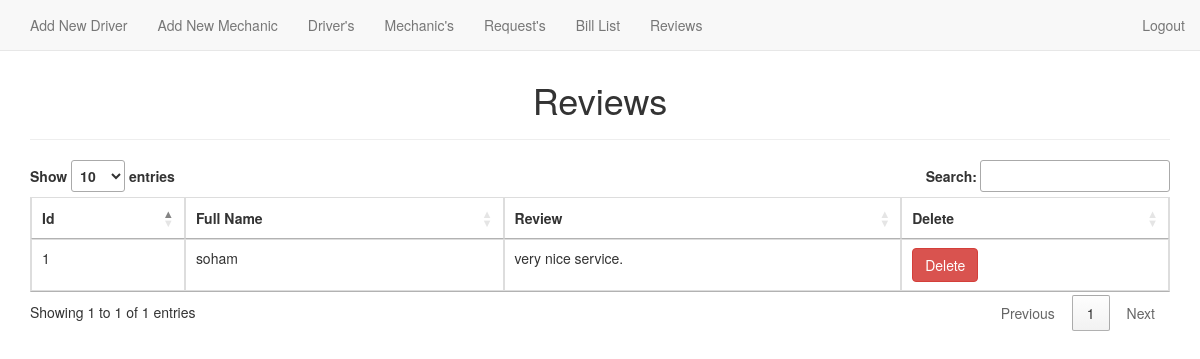
The app's page /review_admin.php with its own data.
### tables this page shows
CREATE TABLE `feedback` (
  `id` int(11) NOT NULL,
  `u_name` varchar(255) NOT NULL,
  `email` varchar(255) NOT NULL,
  `mobile` varchar(255) NOT NULL,
  `review` varchar(255) NOT NULL
);

### review_admin.php (the view, shortened to what this page needs)
<?php
     $connection= mysqli_connect('localhost','root','','vehicle management');
    $select_query="SELECT * FROM `feedback` ORDER BY id DESC";
    $result= mysqli_query($connection,$select_query);
?>
<!DOCTYPE html>
<html lang="en">
    <head>
        <link href="http://maxcdn.bootstrapcdn.com/bootstrap/3.2.0/css/bootstrap.min.css" rel="stylesheet">
        <link rel="stylesheet" href="http://cdn.datatables.net/1.10.2/css/jquery.dataTables.min.css">
        <link rel="stylesheet" href="sweetalert2/sweetalert2.css">
        <link rel="stylesheet" href="animate.css">
        <link rel="stylesheet" href="style.css">
    </head>
    <body>
        <?php include 'navbar_admin.php'; ?>
        <br><br>
        <div class="container">
            <div class="row">
                <div class="col-md-12">
                    <div class="page-header">
                        <h1 style="text-align: center;">Reviews</h1>
                    </div>
                    <table id="myTable" class="table table-bordered animated bounce">
                        <thead>
                            <th>Id</th>
                            <th>Full Name</th>
                            <th>Review</th>
                            <th>Delete</th>
                        </thead>
                        <tbody>
                            <?php while($row=mysqli_fetch_assoc($result)){ ?>
                            <tr>
                                <td><?php echo $row['id']; ?></td>
                                <td><?php echo $row['u_name']; ?></td>
                                <td><?php echo $row['review']; ?></td>
                                <td><a class="btn btn-danger" href="deletereview.php?id=<?php echo $row['id']; ?>">Delete</a></td>
                            </tr>
                            <?php }   ?>
                        </tbody>
                    </table>
                </div>
            </div>
        </div>
    </body>
</html>

### records on screen
feedback: id "1", u_name "soham", review "very nice service."
